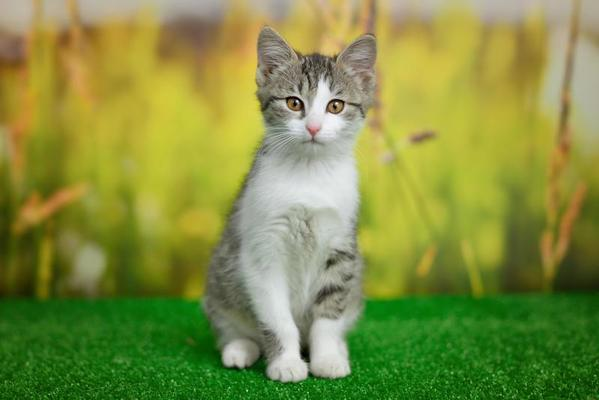
#> input picture photos/fourthcat.png, 599 x 400 px, found by its file name
$ python '12 masking_focusOnSpecificPartsOfImage.py'
#> lines starting #> are read from the running program, lines starting #| are printed output that depends on the picture; after the words box and inside, x2 and y2 are one past the last pixel; in counts of white or black regions, pixels touching at a corner belong together
import cv2 as cv

# 12 Masking - allows us to focus on parts of an image that wed like to focus on
#Uses bitwise operations
#if you had an image with people and you only want to focus on their faces, you can apply masking
#and remove all unwanted parts of the image
#NOTE: size of mask has to be same dimensions as your img

import numpy as np

img=cv.imread('Photos/fourthcat.png')
#> img is the input picture: shape (400, 599, 3); mean B, G, R 66, 142.6, 129.7
#cv.imshow('Cats', img)

blank = np.zeros(img.shape[:2], dtype='uint8')       #[:2] is important bc dimensions of mask have to be the same size as that of the image, if it isnt it doesnt work
#cv.imshow('Blank Image', blank)

#we are gonna draw a circle over our blank image and call that our mask
mymask=cv.circle(blank.copy(), (img.shape[1]//2, img.shape[0]//4), 100, 255, -1)   #<blank img>, <center>, <radius>, <color>, <thickness>
#cv.imshow('Mask', mymask)

masked = cv.bitwise_and(img, img, mask=mymask)       #<source image 1>, <source image 2>,<specify parameter>
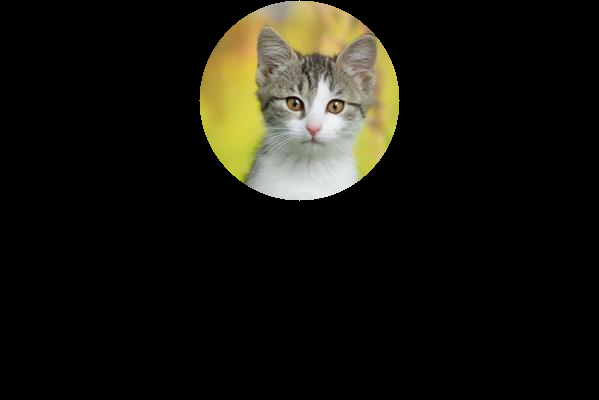
#> masked: shape (400, 599, 3); mean B, G, R 15.1, 21.9, 23.1
#cv.imshow('Masked Image', masked)

#above we use a circle, if you wanted to use some weird shape, you could combine
#rectangles and circles using bitwise to make a wierd shape and use that for your mask

rectangle=cv.rectangle(blank.copy(), (30,30), (370,370), 255, -1)    #<blank image>,<starting point (30,30) means a margin of 30 pixels on either side>,<end point>, <color (if its not a color image, just a binary image you can just give it 1 parameter: 255 which is white)>,<thickness(-1 fills the image)>
circle=cv.circle(blank.copy(), (200, 200), 200, 255, -1)    #<blank img (the .copy makes a copy of the blank image so it doesnt affect the actual blank image) >, <center>, <radius>, <color>, <thickness>

weirdshape=cv.bitwise_and(circle, rectangle)
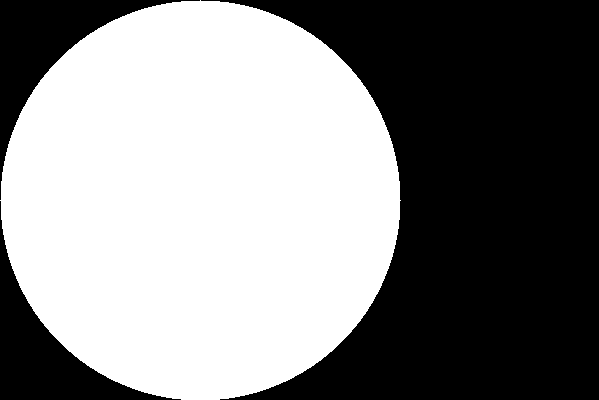
#> circle: shape (400, 599); 52.4% white; 3 black regions, box (x1, y1, x2, y2) and area: (201, 0, 599, 400) 96586, (0, 0, 200, 200) 8793, (0, 201, 181, 400) 8593
cv.imshow('Wierd Shape', weirdshape)
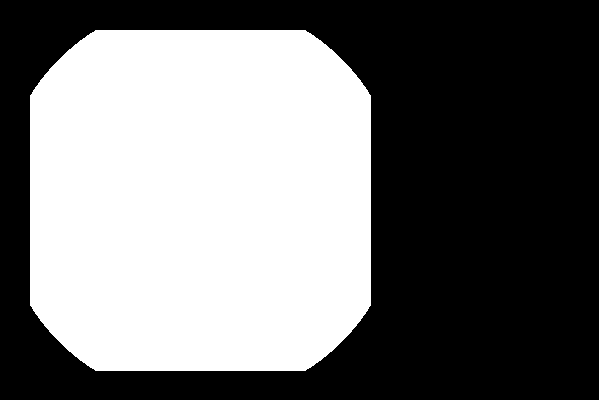
#> window 'Wierd Shape': shape (400, 599); 45.5% white; 1 white region, box (x1, y1, x2, y2) and area: (30, 30, 371, 371) 108949

masked2 = cv.bitwise_and(img,img, mask=weirdshape)       #<source image 1>, <source image 2>,<specify parameter>
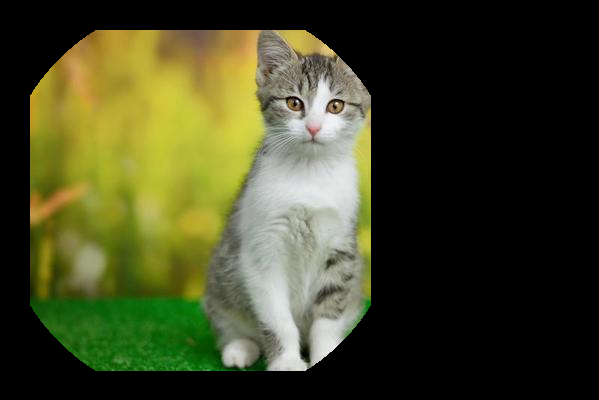
#> masked2: shape (400, 599, 3); mean B, G, R 35.8, 67.3, 64.6
cv.imshow('Masked Image', masked2)

cv.waitKey(0)

$ run again, with photos/firstcat.png copied over photos/fourthcat.png
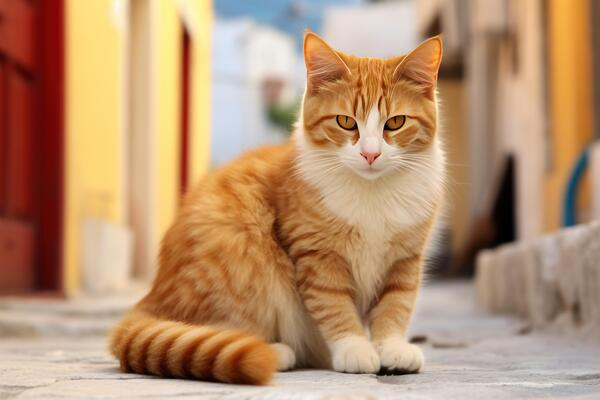
#> input picture photos/firstcat.png, 600 x 400 px, found by its file name
#> img is the input picture: shape (400, 600, 3); mean B, G, R 112, 145.3, 183.5
#> `weirdshape=cv.bitwise_and(circle, rectangle)`:
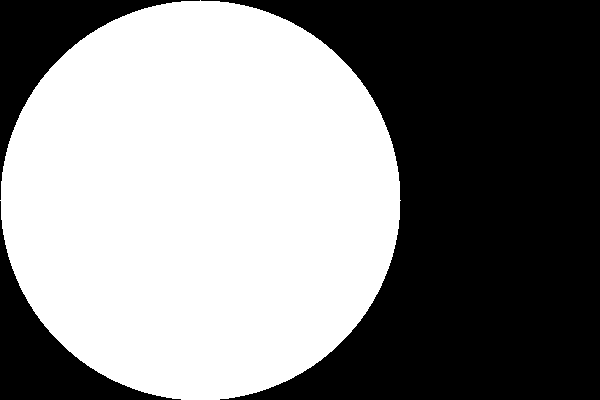
#> circle: shape (400, 600); 52.3% white; 3 black regions, box (x1, y1, x2, y2) and area: (201, 0, 600, 400) 96986, (0, 0, 200, 200) 8793, (0, 201, 181, 400) 8593
#> `masked2 = cv.bitwise_and(img,img, mask=weirdshape)`:
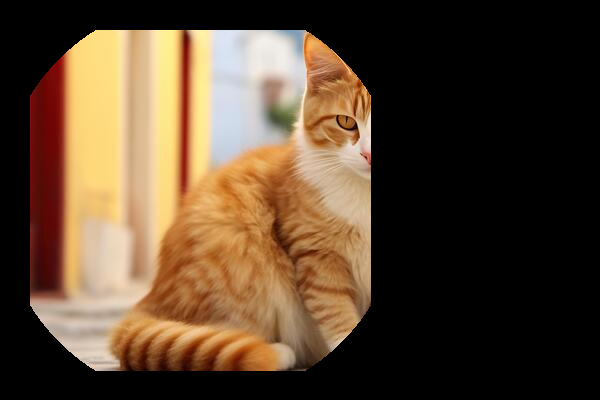
#> masked2: shape (400, 600, 3); mean B, G, R 47, 67.2, 87.5

$ run again, with photos/group_1.png copied over photos/fourthcat.png
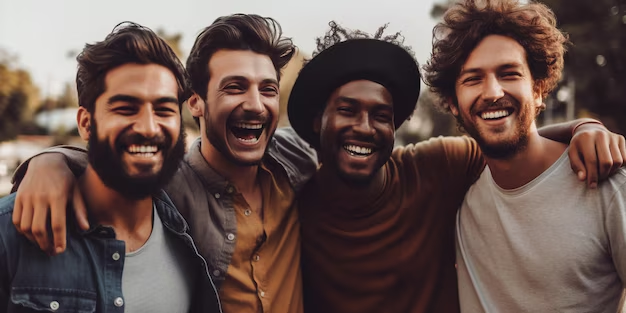
#> input picture photos/group_1.png, 626 x 313 px, found by its file name
#> img is the input picture: shape (313, 626, 3); mean B, G, R 77.8, 83.1, 103.8
#> `weirdshape=cv.bitwise_and(circle, rectangle)`:
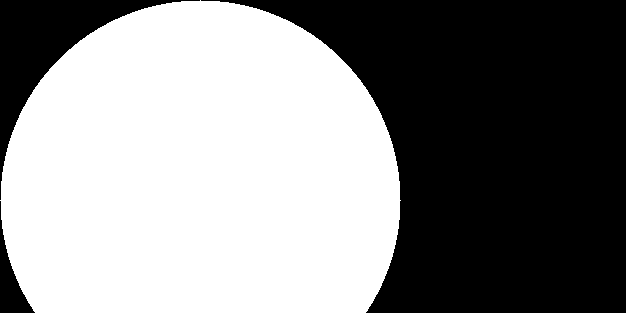
#> circle: shape (313, 626); 53.7% white; 3 black regions, box (x1, y1, x2, y2) and area: (201, 0, 626, 313) 80528, (0, 0, 200, 200) 8793, (0, 201, 35, 313) 1310
#> `masked2 = cv.bitwise_and(img,img, mask=weirdshape)`:
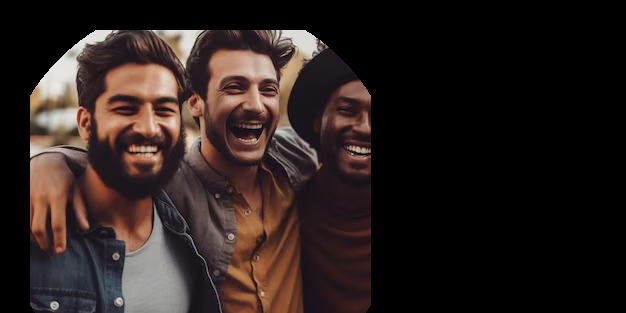
#> masked2: shape (313, 626, 3); mean B, G, R 30.3, 32.7, 43.5

$ run again, with photos/group_2.png copied over photos/fourthcat.png
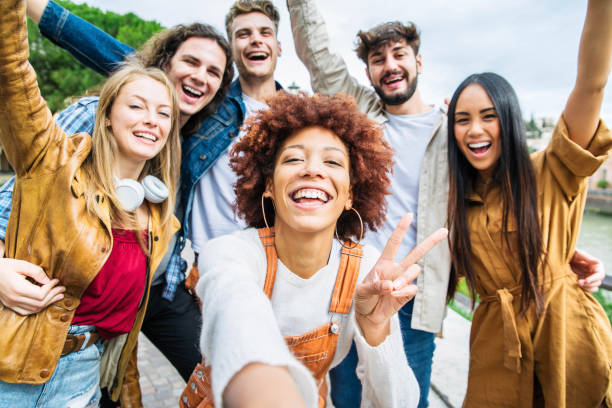
#> input picture photos/group_2.png, 612 x 408 px, found by its file name
#> img is the input picture: shape (408, 612, 3); mean B, G, R 127.8, 144.4, 165
#> `weirdshape=cv.bitwise_and(circle, rectangle)`:
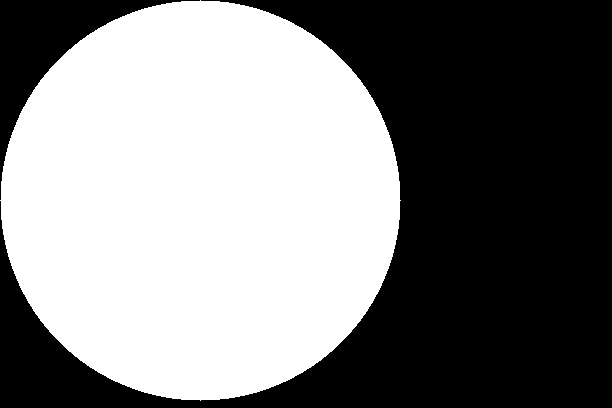
#> circle: shape (408, 612); 50.3% white; 2 black regions, box (x1, y1, x2, y2) and area: (0, 0, 612, 408) 115274, (0, 0, 200, 200) 8793
#> `masked2 = cv.bitwise_and(img,img, mask=weirdshape)`:
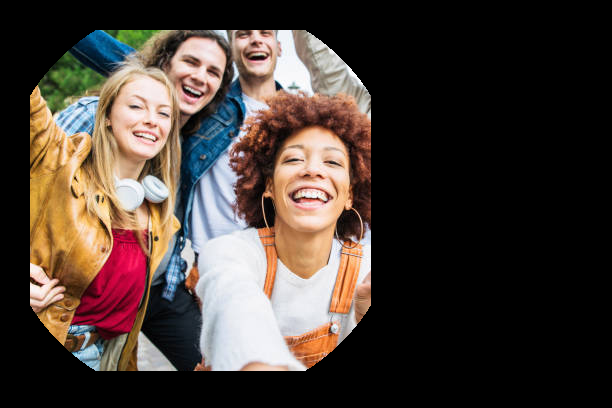
#> masked2: shape (408, 612, 3); mean B, G, R 53.4, 59.9, 71.2
